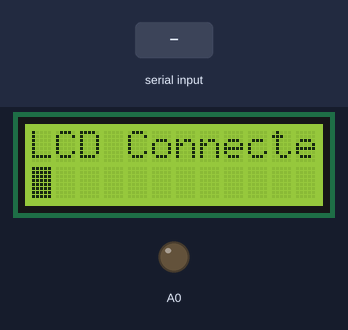
Recording of a sketch running on a simulated Arduino Uno, built with avr-gcc and run on an emulated ATmega328P. Parts: 12×2 character LCD, output pins drawn as LEDs (lit = HIGH). The inputs (shaded band) are chosen by the test bench.

Above: at 1.2 s.
1.3 s: "1" received over Serial
At 2.2 s:
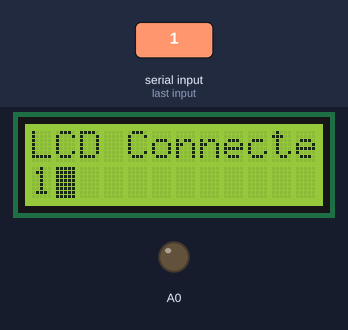
2.8 s: "0" received over Serial
At 3.3 s:
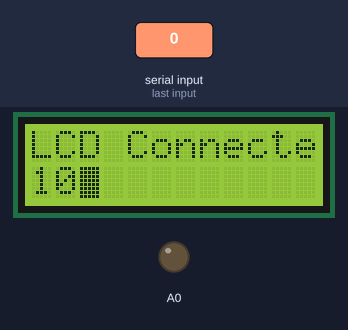
4.3 s: "2" received over Serial
At 5.7 s:
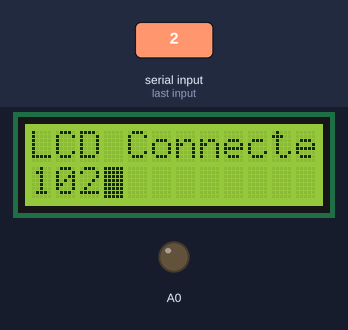
Timing chart, 0 to 7.3 s (numbered marks = the images above; inputs shaded):
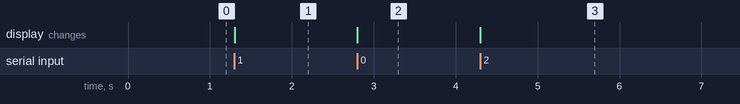

Measured:
- after the input at 1.3 s, the display: changes at once (image 1)
- after the input at 2.8 s, the display: changes at once (image 2)
- after the input at 4.3 s, the display: changes at once (image 3)

The sketch:

LCD_1.ino
```cpp
#include <LiquidCrystalRus.h>
                  // Can't use 0 and 1 port, cos Serial enabled
int RS = 2;       // LCD RS Port
int RW = 3;       // LCD R/W Port
int EN = 4;       // LCD E Port

int Strings = 2;  // LCD Max Strings
int Symbols = 12; // LCD Max Symbols

int D4, D5, D6, D7;
int Pins[4] = {
  D4 = 9,         // LCD Data 4 Port
  D5 = 10,        // LCD Data 5 Port
  D6 = 11,        // LCD Data 6 Port
  D7 = 12         // LCD Data 7 Port
};
String string;
char Symbol;

/*
  {
    Can Use:
      LCD.begin(symbols, strings) | Инициализирует интерфейс индикатора.
                                    Задает размерность индикатора.
                                    Метод должен быть вызван первым, до использования других функций класса.
      LCD.clear()
      LCD.home() | Установка курсора в левый верхний угол.
      LCD.setCursor(x, y)
      LCD.write(data)
      LCD.print(data)
      LCD.print(data, BASE) | BIN, DEC, OCT, HEX
      LCD.cursor() | Включает режим отображения курсора.
                     Позиция, куда будет выведен следующий символ, подчеркивается.
      LCD.noCursor()
      LCD.blink() | Включает режим мигающего курсора.
                    Используется совместно с функцией cursor().
      LCD.noBlink()
      LCD.display() | Включает экран после того, как он был выключен функцией noDisplay().
                      На экране отобразится информация, которая была до выключения.
      LCD.noDisplay()
      LCD.scrollDisplayLeft()
      LCD.scrollDisplayRight()
      LCD.autoscroll()
      LCD.leftToRight()
      LCD.rightToLegt()
      LCD.noAutoscroll()
      LCD.createChar(num, data) | Контроллер допускает создание до 8 символов  (0…7) размером 5x8 пикселей.
                                  Изображение символа задается массивом размерностью 8 байт.
                                  5 младших битов каждого байта определяют состояние пикселей строки.
                                  byte smile[8] = {
                                    B00000000,
                                    B00010001,
                                    B00000000,
                                    B00000000,
                                    B00010001,
                                    B00001110,
                                    B00000000,
                                    B00000000
                                  };
                                  LCD.createChar(0, smile);
                                  LCD.write(byte(0));
  }


*/

LiquidCrystalRus LCD(RS, RW, EN, Pins[0], Pins[1], Pins[2], Pins[3]);

void setup() {
  Serial.begin(9600);               // Connect to PC

  LCD.begin(Symbols, Strings);      // Connect to LCD
  pinMode(A0, OUTPUT);
  analogWrite(A0, 100);
  LCD.clear();                      // Clear LCD
  LCD.cursor();                     // Enable Cursor Draw
  LCD.blink();                      // Enable Cursor Blink

  string = "LCD Connected!";
  LCD.print(string);
  LCD.setCursor(0, 1);
}

void loop() {
  if (Serial.available()) {
    Symbol = Serial.read();
    LCD.write(Symbol);
  }
}
```
